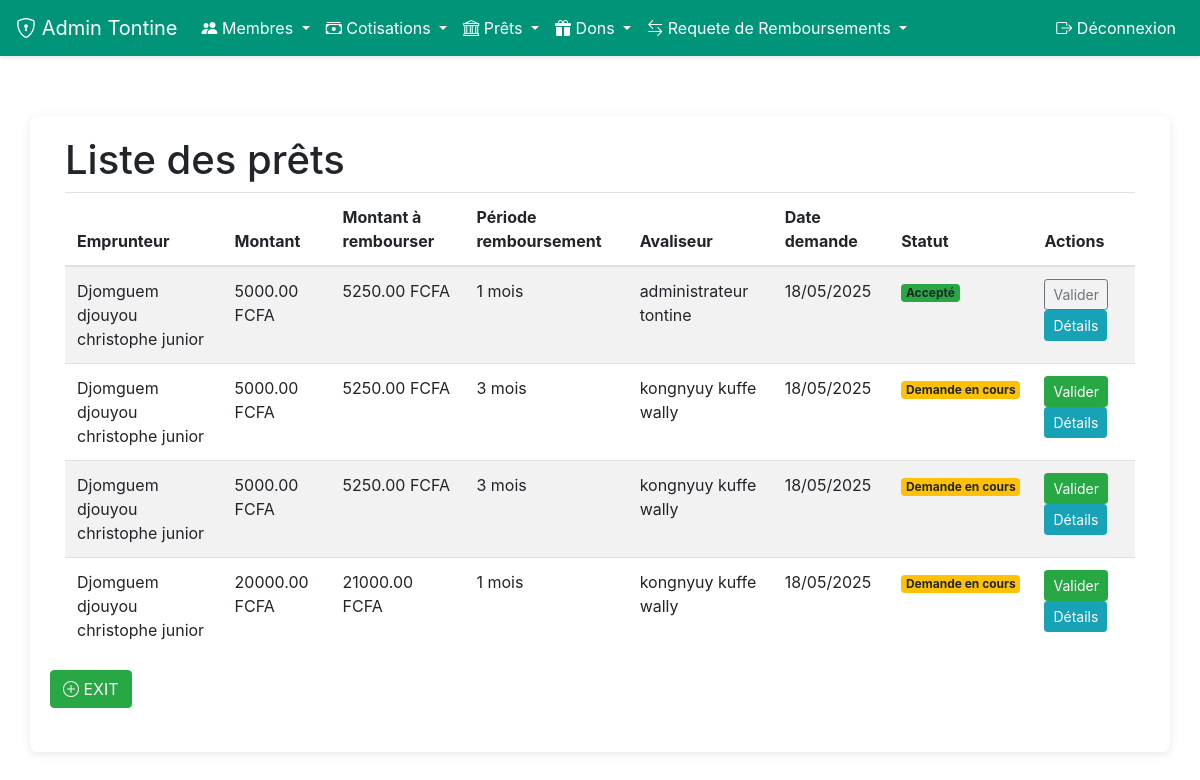
Screenshot of /admin-tontine/prets/ (signed in) with the database file from the repository.
### application/models.py (models this page shows, shortened)
class Pret(models.Model):
    STATUT_CHOICES = [
        ('DEM', 'Demande en cours'),
        ('ACC', 'Accepté'),
        ('REF', 'Refusé'),
        ('REM', 'Remboursé')
    ]
    PERIODE_REMBOURSEMENT = [
        ('1M', '1 mois'),
        ('3M', '3 mois'),
        ('6M', '6 mois'),
        ('1A', '1 an')
    ]
    emprunteur = models.ForeignKey(User, on_delete=models.CASCADE, related_name='prets')
    cotisation = models.ForeignKey(Cotisation, on_delete=models.SET_NULL, null=True, blank=True)
    montant = models.DecimalField(max_digits=12, decimal_places=2)
    montant_a_rembourser = models.DecimalField(max_digits=12, decimal_places=2, null=True, blank=True)
    motif = models.TextField()
    date_demande = models.DateTimeField(auto_now_add=True)
    date_approbation = models.DateTimeField(null=True, blank=True)
    statut = models.CharField(max_length=3, choices=STATUT_CHOICES, default='DEM')
    avaliseur = models.ForeignKey(User, on_delete=models.SET_NULL, null=True, blank=True, related_name='prets_avalises')
    periode_remboursement = models.CharField(max_length=2, choices=PERIODE_REMBOURSEMENT, default='1M')
    infos_avaliseur = models.TextField(blank=True, null=True)
    fichier_avaliseur = models.FileField(
        upload_to='avaliseurs/',
        null=True,
        blank=True,
        verbose_name="Fichier d'informations de l'avaliseur (PDF)"
    )
    montant_deja_rembourse = models.DecimalField(
        max_digits=12,
        decimal_places=2,
        default=0
    )

### application/views.py (the view)
# urls.py: path('admin-tontine/prets/', views.admin_liste_prets, name='admin_liste_prets'),
@login_required
@user_passes_test(is_tontine_admin)
def admin_liste_prets(request):
    prets = Pret.objects.all().select_related('emprunteur')
    return render(request, 'admin_tontine/liste_prets.html', {'prets': prets})

### application/views.py (called while the page is built)
def is_tontine_admin(user):
    return hasattr(user, 'profile') and user.profile.is_tontine_admin

### application/templates/admin_tontine/liste_prets.html
{% extends 'bas.html' %}
{% block content %}
<div class="container">
    <h1>Liste des prêts</h1>
    <table class="table table-striped">
        <thead>
            <tr>
                <th>Emprunteur</th>
                <th>Montant</th>
                <th>Montant à rembourser</th>
                <th>Période remboursement</th>
                <th>Avaliseur</th>
                <th>Date demande</th>
                <th>Statut</th>
                <th>Actions</th>
            </tr>
        </thead>
        <tbody>
            {% for pret in prets %}
            <tr>
                <td>{{ pret.emprunteur.get_full_name|default:pret.emprunteur.username }}</td>
                <td>{{ pret.montant }} FCFA</td>
                <td>{{ pret.montant_a_rembourser|default:"-" }} FCFA</td>
                <td>{{ pret.get_periode_remboursement_display }}</td>
                <td>
                    {% if pret.avaliseur %}
                        {{ pret.avaliseur.get_full_name|default:pret.avaliseur.username }}
                    {% else %}
                        -
                    {% endif %}
                </td>
                <td>{{ pret.date_demande|date:"d/m/Y" }}</td>
                <td>
                    <span class="badge
                        {% if pret.statut == 'ACC' %}bg-success
                        {% elif pret.statut == 'REF' %}bg-danger
                        {% elif pret.statut == 'REM' %}bg-info
                        {% else %}bg-warning{% endif %}">
                        {{ pret.get_statut_display }}
                    </span>
                </td>
                <td>
                    <a href="{% url 'application:admin_valider_pret' pret.id %}" class="btn btn-sm
                        {% if pret.statut == 'DEM' %}btn-success
                        {% else %}btn-outline-secondary{% endif %}"
                        {% if pret.statut != 'DEM' %}disabled{% endif %}>
                        Valider
                    </a>
                    <a href="{% url 'application:admin_detail_remboursement_pret' pret.id %}" class="btn btn-info btn-sm">
                        Détails
                    </a>
                </td>
            </tr>
            {% endfor %}
        </tbody>
    </table>
</div>
<div class="d-flex justify-content-between align-items-center mb-4">
    <a href="{% url 'application:admin_tontine_dashboard' %}" class="btn btn-success">
        <i class="bi bi-plus-circle"></i> EXIT
    </a>
</div>
{% endblock %}

### application/templates/bas.html (style rules this page uses)
body { margin: 0; padding: 0; background-image: url('https://previews.123rf.com/images/pongmoji/pongmoji1502/pongmoji150200021/36435872-fond-d-%C3%A9cran-int%C3%A9rieur-blanc-la-couleur-de-fond-texture.jpg'); background-size: cover; background-repeat: no-repeat; background-position: center; min-height: 100vh; }

### rows the page displays
Pret: emprunteur.get_full_name "Djomguem djouyou christophe junior", montant "5000.00", montant_a_rembourser "5250.00", periode_remboursement "1 mois", avaliseur.get_full_name "administrateur tontine", date_demande "18/05/2025", statut "Accepté"
Pret: emprunteur.get_full_name "Djomguem djouyou christophe junior", montant "5000.00", montant_a_rembourser "5250.00", periode_remboursement "3 mois", avaliseur.get_full_name "kongnyuy kuffe wally", date_demande "18/05/2025", statut "Demande en cours"
Pret: emprunteur.get_full_name "Djomguem djouyou christophe junior", montant "5000.00", montant_a_rembourser "5250.00", periode_remboursement "3 mois", avaliseur.get_full_name "kongnyuy kuffe wally", date_demande "18/05/2025", statut "Demande en cours"
Pret: emprunteur.get_full_name "Djomguem djouyou christophe junior", montant "20000.00", montant_a_rembourser "21000.00", periode_remboursement "1 mois", avaliseur.get_full_name "kongnyuy kuffe wally", date_demande "18/05/2025", statut "Demande en cours"
